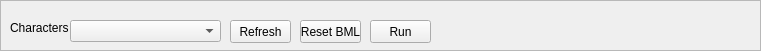
   <widget class="QFrame" name="middleFrame">
    <property name="geometry">
     <rect>
      <x>0</x>
      <y>360</y>
      <width>761</width>
      <height>51</height>
     </rect>
    </property>
    <property name="frameShape">
     <enum>QFrame::StyledPanel</enum>
    </property>
    <property name="frameShadow">
     <enum>QFrame::Raised</enum>
    </property>
    <widget class="QComboBox" name="characterBox">
     <property name="geometry">
      <rect>
       <x>70</x>
       <y>20</y>
       <width>151</width>
       <height>22</height>
      </rect>
     </property>
    </widget>
    <widget class="QPushButton" name="refreshButton">
     <property name="geometry">
      <rect>
       <x>230</x>
       <y>20</y>
       <width>61</width>
       <height>23</height>
      </rect>
     </property>
     <property name="text">
      <string>Refresh</string>
     </property>
    </widget>
    <widget class="QPushButton" name="resetBml">
     <property name="geometry">
      <rect>
       <x>300</x>
       <y>20</y>
       <width>61</width>
       <height>23</height>
      </rect>
     </property>
     <property name="text">
      <string>Reset BML</string>
     </property>
    </widget>
    <widget class="QPushButton" name="runButton">
     <property name="geometry">
      <rect>
       <x>370</x>
       <y>20</y>
       <width>61</width>
       <height>23</height>
      </rect>
     </property>
     <property name="text">
      <string>Run</string>
     </property>
    </widget>
    <widget class="QLabel" name="characterNameLabel">
     <property name="geometry">
      <rect>
       <x>10</x>
       <y>20</y>
       <width>61</width>
       <height>16</height>
      </rect>
     </property>
     <property name="text">
      <string>Characters</string>
     </property>
    </widget>
   </widget>
